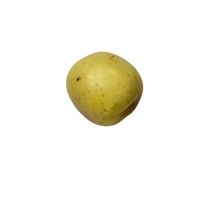
#> input picture apelfuji_datasets/mentah/1.jpg, 200 x 200 px, found by its file name
$ jupyter execute --allow-errors Apel_Fuji_Fix.ipynb
#> lines starting #> are read from the running program, lines starting #| are printed output that depends on the picture; long printed decimals are rounded
# KLASIFIKASI KEMATANGAN APEL FUJI MENGGUNAKAN ALGORITMA K-NEAREST NEIGHBOR (KNN)

Notebook ini berisi langkah-langkah untuk mengklasifikasikan tingkat kematangan apel Fuji (mentah, setengah matang, matang) menggunakan algoritma K-Nearest Neighbor (KNN) berdasarkan fitur warna RGB dan HSV. Setiap langkah dirancang untuk menghasilkan data yang dapat digunakan untuk mengisi tabel-tabel dalam laporan skripsi, khususnya di Bab 4.

## Langkah 1: Mengimpor Perpustakaan Python
Dalam langkah ini, kita mengimpor semua library yang diperlukan untuk pengolahan data, visualisasi, dan klasifikasi. Library yang digunakan meliputi:
- `numpy` untuk operasi numerik.
- `pandas` untuk manipulasi dan analisis data.
- `cv2` (OpenCV) untuk pengolahan gambar.
- `os` untuk mengakses file di sistem.
- `google.colab.drive` untuk menghubungkan Google Colab ke Google Drive.
- `matplotlib` dan `seaborn` untuk visualisasi data.
- `sklearn` untuk algoritma machine learning, termasuk KNN dan metrik evaluasi.

[cell 1]
# Impor library yang diperlukan
import numpy as np
import pandas as pd
import cv2
import os
from google.colab import drive
import matplotlib.pyplot as plt
import seaborn as sns
from sklearn.model_selection import train_test_split
from sklearn.neighbors import KNeighborsClassifier
from sklearn.metrics import accuracy_score, classification_report, confusion_matrix

## Langkah 2: Menghubungkan Google Colab ke Google Drive
Dataset gambar apel Fuji disimpan di Google Drive dalam folder `/content/drive/MyDrive/apelfuji/` dengan subfolder `mentah`, `setengah_matang`, dan `matang`. Langkah ini menghubungkan Google Colab ke Google Drive untuk mengakses dataset tersebut.

[cell 2]
# Menghubungkan Google Colab ke Google Drive
drive.mount('/content/drive')

## Langkah 3: Menghitung Jumlah Gambar per Kategori (Tabel 4.1)
Langkah ini menghitung jumlah gambar untuk setiap kategori kematangan apel (mentah, setengah matang, matang). Hasilnya akan digunakan untuk mengisi Tabel 4.1 dalam laporan skripsi, yang menunjukkan jumlah gambar per kategori.

[cell 3]
# Menentukan kategori kematangan apel
categories = ['mentah', 'setengah_matang', 'matang']
jumlah_gambar = []

# Mengiterasi setiap kategori untuk menghitung jumlah gambar
for category in categories:
    # Membuat path ke folder kategori
    folder_path = f'/content/drive/MyDrive/apelfuji/{category}'
    # Menghitung jumlah file dalam folder (diasumsikan semua adalah gambar)
    num_images = len(os.listdir(folder_path))
    # Menambahkan jumlah ke daftar
    jumlah_gambar.append(num_images)

# Membuat DataFrame untuk Tabel 4.1
df_table4_1 = pd.DataFrame({
    'Kategori': ['Mentah', 'Setengah Matang', 'Matang'],
    'Jumlah Gambar': jumlah_gambar
})

# Menampilkan Tabel 4.1
print('Tabel 4.1: Data Apel Fuji')
print(df_table4_1)

## Langkah 4: Menampilkan Contoh Gambar dari Setiap Kategori (Tabel 4.2)
Langkah ini menampilkan satu contoh gambar dari setiap kategori kematangan untuk memberikan gambaran visual. Gambar-gambar ini akan direferensikan dalam Tabel 4.2 dalam laporan skripsi.

[cell 4]
# Menyiapkan plot untuk menampilkan gambar
plt.figure(figsize=(15, 5))

# Mengiterasi setiap kategori untuk menampilkan satu gambar
for i, category in enumerate(categories):
    # Mengambil gambar pertama dari setiap kategori
    img_path = os.path.join(f'/content/drive/MyDrive/apelfuji/{category}', os.listdir(f'/content/drive/MyDrive/apelfuji/{category}')[0])
    # Membaca gambar menggunakan OpenCV
    img = cv2.imread(img_path)
#> img is the input picture: shape (200, 200, 3); mean B, G, R 234.1, 243.9, 246.2
    # Mengubah format warna dari BGR ke RGB
    img = cv2.cvtColor(img, cv2.COLOR_BGR2RGB)
    # Menampilkan gambar dalam subplot
    plt.subplot(1, 3, i+1)
    plt.imshow(img)
    plt.title(category.capitalize())
    plt.axis('off')

# Menampilkan plot
plt.show()
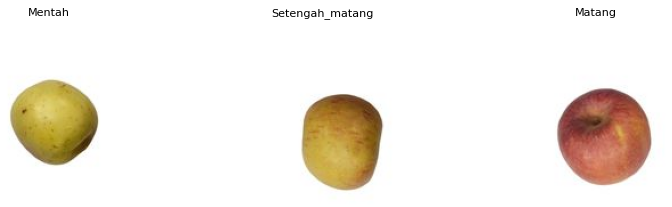
#> figure drawn by matplotlib, 3 panels

## Langkah 5: Mengekstrak Nilai Warna RGB dari Titik Tertentu (Tabel 4.3 dan 4.4)
Langkah ini mengekstrak nilai warna RGB dari titik-titik tertentu pada satu gambar contoh untuk mengilustrasikan proses ekstraksi fitur warna. Tabel 4.3 menunjukkan nilai RGB asli (rentang 0-255), sedangkan Tabel 4.4 menunjukkan nilai RGB yang telah dinormalisasi (rentang 0-1).

[cell 5]
# Memuat gambar contoh
img_path = '/content/drive/MyDrive/apelfuji/matang/1.jpg'  # Ganti dengan path gambar contoh Anda
img = cv2.imread(img_path)
img_rgb = cv2.cvtColor(img, cv2.COLOR_BGR2RGB)

# Menentukan koordinat untuk ekstraksi warna
x = 100
ys = range(83, 88)

# Mengekstrak nilai RGB dari koordinat yang ditentukan
data_rgb = []
for y in ys:
    r, g, b = img_rgb[x, y]
    data_rgb.append([x, y, r, g, b])
#> this loop made 5 passes
#> (r, g, b) on passes 1 to 5: (170, 148, 47), (171, 149, 47), (168, 147, 42), (170, 147, 41), (179, 157, 46)
#> after the loop, data_rgb = [[100, 83, 170, 148, 47], [100, 84, 171, 149, 47], [100, 85, 168, 147, 42], [100, 86, 170, 147, 41], [100, 87, 179, 157, 46]]

# Membuat DataFrame untuk Tabel 4.3
df_4_3 = pd.DataFrame(data_rgb, columns=['X', 'Y', 'R', 'G', 'B'])
#> df_4_3 = table of 5 rows and 5 columns

# Menormalkan nilai RGB
data_normalized = []
for row in data_rgb:
    x, y, r, g, b = row
    normalized_r = r / 255.0
    normalized_g = g / 255.0
    normalized_b = b / 255.0
    data_normalized.append([x, y, normalized_r, normalized_g, normalized_b])
#> this loop made 5 passes
#> (row, r, g, b, normalized_r, normalized_g, normalized_b) on passes 1 to 5: ([100, 83, 170, 148, 47], 170, 148, 47, 0.667, 0.58, 0.184), ([100, 84, 171, 149, 47], 171, 149, 47, 0.671, 0.584, 0.184), ([100, 85, 168, 147, 42], 168, 147, 42, 0.659, 0.576, 0.165), ([100, 86, 170, 147, 41], 170, 147, 41, 0.667, 0.576, 0.161), ([100, 87, 179, 157, 46], 179, 157, 46, 0.702, 0.616, 0.18)
#> after the loop, data_normalized = [[100, 83, 0.667, 0.58, 0.184], [100, 84, 0.671, 0.584, 0.184], [100, 85, 0.659, 0.576, 0.165], [100, 86, 0.667, 0.576, 0.161], [100, 87, 0.702, 0.616, 0.18]]

# Membuat DataFrame untuk Tabel 4.4
df_4_4 = pd.DataFrame(data_normalized, columns=['X', 'Y', 'Normalized R', 'Normalized G', 'Normalized B'])
#> df_4_4 = table of 5 rows and 5 columns

# Menampilkan Tabel 4.3
print('Tabel 4.3: Sampel RGB Per-Koordinat Per-Gambar')
print(df_4_3)
#|      X   Y    R    G   B
#| 0  100  83  170  148  47
#| 1  100  84  171  149  47
#| 2  100  85  168  147  42
#| 3  100  86  170  147  41
#| 4  100  87  179  157  46

# Menampilkan Tabel 4.4
print('Tabel 4.4: Sampel Normalisasi RGB per Koordinat per Gambar')
print(df_4_4)
#|      X   Y  Normalized R  Normalized G  Normalized B
#| 0  100  83      0.6667      0.5804      0.1843
#| 1  100  84      0.6706      0.5843      0.1843
#| 2  100  85      0.6588      0.5765      0.1647
#| 3  100  86      0.6667      0.5765      0.1608
#| 4  100  87      0.702      0.6157      0.1804

## Langkah 5.5: Mengekstrak Nilai Warna HSV dari Titik Tertentu (Tabel 4.6)
Selain RGB, kita juga mengekstrak nilai warna HSV dari titik-titik yang sama untuk menunjukkan bagaimana fitur warna dalam ruang warna HSV diekstraksi. Hasilnya akan digunakan untuk mengisi Tabel 4.6.

[cell 6]
# Fungsi untuk mengonversi RGB ke HSV
def rgb_to_hsv(r, g, b):
    r, g, b = r / 255.0, g / 255.0, b / 255.0
    mx = max(r, g, b)
    mn = min(r, g, b)
    df = mx - mn
    if mx == mn:
        h = 0
    elif mx == r:
        h = (60 * ((g - b) / df) % 360)
    elif mx == g:
        h = (60 * ((b - r) / df + 2))
    else:
        h = (60 * ((r - g) / df + 4))
    if mx == 0:
        s = 0
    else:
        s = df / mx
    v = mx
    return h, s, v

# Mengekstrak nilai HSV dari koordinat yang sama
data_hsv = []
for row in data_rgb:
    x, y, r, g, b = row
    h, s, v = rgb_to_hsv(r, g, b)
    data_hsv.append([x, y, h, s, v])
#> this loop made 5 passes
#> (row, mx in rgb_to_hsv, mn in rgb_to_hsv, df in rgb_to_hsv, h) on passes 1 to 5: ([100, 83, 170, 148, 47], 0.667, 0.184, 0.482, 49.27), ([100, 84, 171, 149, 47], 0.671, 0.184, 0.486, 49.35), ([100, 85, 168, 147, 42], 0.659, 0.165, 0.494, 50), ([100, 86, 170, 147, 41], 0.667, 0.161, 0.506, 49.3), ([100, 87, 179, 157, 46], 0.702, 0.18, 0.522, 50.08)
#> after the loop, data_hsv = [[100, 83, 49.27, 0.724, 0.667], [100, 84, 49.35, 0.725, 0.671], [100, 85, 50, 0.75, 0.659], [100, 86, 49.3, 0.759, 0.667], [100, 87, 50.08, 0.743, 0.702]]

# Membuat DataFrame untuk Tabel 4.6
df_4_6 = pd.DataFrame(data_hsv, columns=['X', 'Y', 'H', 'S', 'V'])
#> df_4_6 = table of 5 rows and 5 columns

# Menampilkan Tabel 4.6
print('Tabel 4.6: Sampel HSV Per-Koordinat Per-Gambar')
print(df_4_6)
#|      X   Y          H         S         V
#| 0  100  83  49.268  0.7235  0.6667
#| 1  100  84  49.355  0.7251  0.6706
#| 2  100  85  50.000  0.75  0.6588
#| 3  100  86  49.302  0.7588  0.6667
#| 4  100  87  50.075  0.743  0.702

## Langkah 6: Mengekstrak Rata-rata Warna RGB dan HSV dari Setiap Gambar (Tabel 4.5, 4.7, dan 4.8)
Langkah ini menghitung rata-rata nilai warna RGB dan HSV untuk setiap gambar dalam dataset. Hasilnya digunakan untuk membangun dataset lengkap (Tabel 4.8), serta menampilkan sampel rata-rata RGB (Tabel 4.5) dan HSV (Tabel 4.7). Dataset disimpan dalam format CSV untuk kemudahan penggunaan. Tabel 4.8 sesuai dengan Tabel 4.2.8 dalam laporan Anda.

[cell 7]
# Inisialisasi list untuk menyimpan data rata-rata
data_all_images = []

# Label untuk setiap kategori (mentah: 1, setengah matang: 2, matang: 3)
labels = {'mentah': 1, 'setengah_matang': 2, 'matang': 3}

# Mengiterasi setiap kategori
for category in categories:
    folder_path = f'/content/drive/MyDrive/apelfuji/{category}'
    # Mengiterasi setiap gambar dalam kategori
    for img_name in os.listdir(folder_path):
        # Membaca gambar
        img_path = os.path.join(folder_path, img_name)
        img = cv2.imread(img_path)
        img_rgb = cv2.cvtColor(img, cv2.COLOR_BGR2RGB)

        # Menghitung rata-rata RGB
        mean_r = np.mean(img_rgb[:, :, 0])
#> mean_r = 246.2
        mean_g = np.mean(img_rgb[:, :, 1])
#> mean_g = 243.9
        mean_b = np.mean(img_rgb[:, :, 2])
#> mean_b = 234.1

        # Menormalkan rata-rata RGB
        mean_r_norm = mean_r / 255.0
#> mean_r_norm = 0.965
        mean_g_norm = mean_g / 255.0
#> mean_g_norm = 0.957
        mean_b_norm = mean_b / 255.0
#> mean_b_norm = 0.918

        # Mengonversi rata-rata RGB ke HSV
        h, s, v = rgb_to_hsv(mean_r, mean_g, mean_b)
#> h = 49.01; s = 0.0491; v = 0.965

        # Menyimpan data ke list
        data_all_images.append([img_name, mean_r_norm, mean_g_norm, mean_b_norm, h, s, v, labels[category]])

# Membuat DataFrame untuk dataset lengkap (Tabel 4.8)
df_total = pd.DataFrame(data_all_images, columns=['Gambar', 'MeanR', 'MeanG', 'MeanB', 'MeanH', 'MeanS', 'MeanV', 'Kematangan'])
#> df_total = table of 3 rows and 8 columns

# Menampilkan beberapa baris pertama untuk Tabel 4.5 (sampel rata-rata RGB)
df_4_5 = df_total[['Gambar', 'MeanR', 'MeanG', 'MeanB']].head()
#> df_4_5 = table of 3 rows and 4 columns
print('Tabel 4.5: Sampel Rata-rata RGB per Gambar')
print(df_4_5)
#|    Gambar     MeanR     MeanG     MeanB
#| 0   1.jpg  0.9653  0.9566  0.9179
#| 1   1.jpg  0.9603  0.9421  0.9055
#| 2  10.jpg  0.9544  0.9152  0.9045

# Menampilkan beberapa baris pertama untuk Tabel 4.7 (sampel rata-rata HSV)
df_4_7 = df_total[['Gambar', 'MeanH', 'MeanS', 'MeanV']].head()
#> df_4_7 = table of 3 rows and 4 columns
print('Tabel 4.7: Sampel Rata-rata HSV per Gambar')
print(df_4_7)
#|    Gambar      MeanH     MeanS     MeanV
#| 0   1.jpg  49.010  0.04915  0.9653
#| 1   1.jpg  40.036  0.05713  0.9603
#| 2  10.jpg  12.882  0.05233  0.9544

# Menampilkan beberapa baris pertama untuk Tabel 4.8 (dataset lengkap - Tabel 4.2.8)
print('Tabel 4.8: Dataset Lengkap untuk Klasifikasi (Tabel 4.2.8)')
print(df_total.head())
#> (printed output is left out)

# Menyimpan dataset ke file CSV
#> (the rest of this cell did not finish here and is left out)

## Langkah 7: Visualisasi Distribusi Fitur
Langkah ini membuat visualisasi distribusi fitur (MeanR, MeanG, MeanB, MeanH, MeanS, MeanV) menggunakan pairplot untuk melihat hubungan antar fitur dan distribusi berdasarkan kategori kematangan. Visualisasi ini membantu memahami data sebelum pelatihan model.

[cell 8]
# Membuat pairplot untuk visualisasi distribusi fitur
sns.pairplot(df_total, hue='Kematangan', vars=['MeanR', 'MeanG', 'MeanB', 'MeanH', 'MeanS', 'MeanV'], palette='Set1')
plt.suptitle('Distribusi Fitur berdasarkan Kematangan', y=1.02)
plt.show()
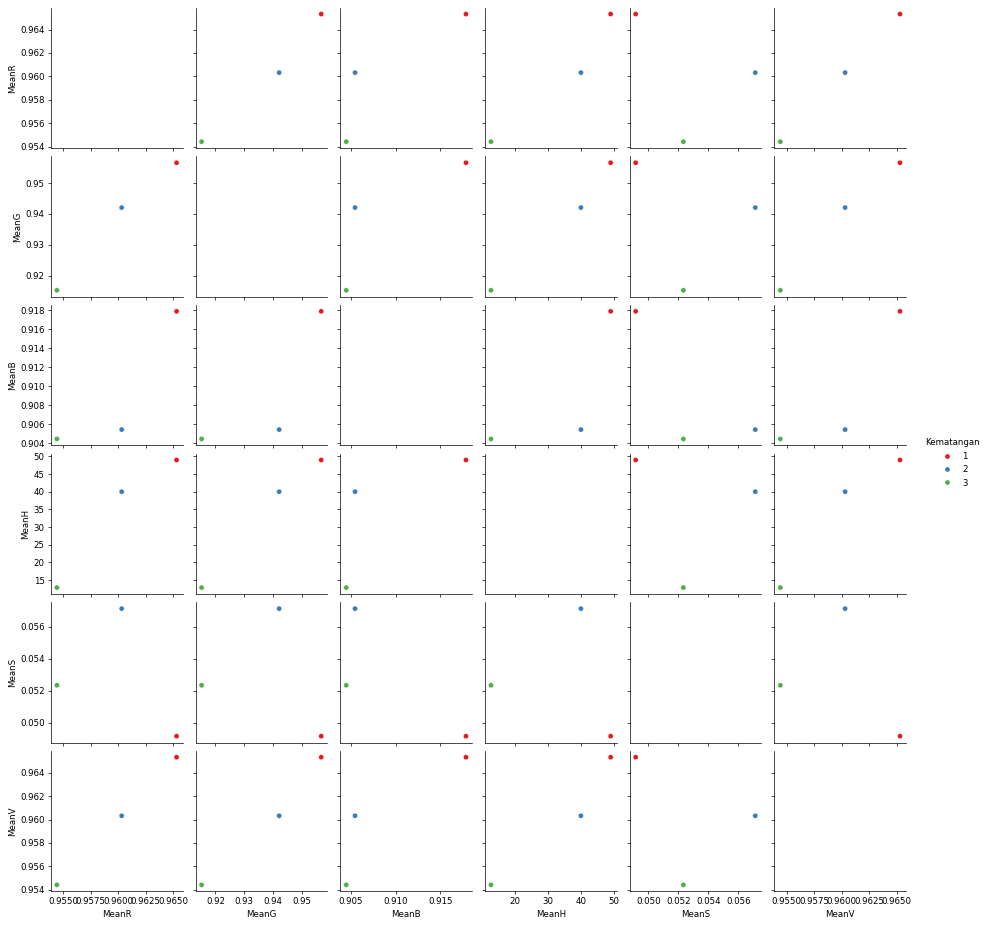
#> figure drawn by matplotlib, 30 panels

## Langkah 8: Membagi Data untuk Pelatihan dan Pengujian
Langkah ini membagi dataset menjadi data latih (80%) dan data uji (20%) untuk melatih dan mengevaluasi model KNN. Fitur yang digunakan adalah MeanR, MeanG, MeanB, MeanH, MeanS, dan MeanV, sedangkan targetnya adalah Kematangan.

[cell 9]
# Menentukan fitur (X) dan target (y)
X = df_total[['MeanR', 'MeanG', 'MeanB', 'MeanH', 'MeanS', 'MeanV']]
#> X = table of 3 rows and 6 columns
#> `mean_r = np.mean(img_rgb[:, :, 0])`: mean_r = 246.2
#> `mean_g = np.mean(img_rgb[:, :, 1])`: mean_g = 243.9
#> `mean_b = np.mean(img_rgb[:, :, 2])`: mean_b = 234.1
#> `mean_r_norm = mean_r / 255.0`: mean_r_norm = 0.965
#> `mean_g_norm = mean_g / 255.0`: mean_g_norm = 0.957
#> `mean_b_norm = mean_b / 255.0`: mean_b_norm = 0.918
y = df_total['Kematangan']

# Membagi data menjadi data latih dan data uji (80:20)
#> (the rest of this cell did not finish here and is left out)

## Langkah 9: Melatih Model KNN dan Menghitung Confusion Matrix (Tabel 4.9 hingga 4.11)
Langkah ini melatih model KNN dengan k=3, kemudian menghitung akurasi dan confusion matrix untuk mengevaluasi performa model. Confusion matrix digunakan untuk mengisi Tabel 4.9 (Mentah), Tabel 4.10 (Setengah Matang), dan Tabel 4.11 (Matang), yang sesuai dengan Tabel 4.2.9 dalam laporan Anda.

[cell 10]
# Inisialisasi model KNN dengan k=7 dan menggunakan Euclidean distance
knn = KNeighborsClassifier(n_neighbors=7, metric='euclidean')

# Melatih model
#> (the rest of this cell did not finish here and is left out)

## Langkah 9.5: Memeriksa Daftar File Gambar
Langkah ini memeriksa daftar file gambar di setiap kategori untuk memastikan path yang digunakan di Langkah 10 valid, sehingga mencegah error seperti 'file tidak ditemukan'.

[cell 11]
# Memeriksa daftar file di setiap kategori
for category in categories:
    folder_path = f'/content/drive/MyDrive/apelfuji/{category}'
    files = os.listdir(folder_path)
    print(f'Daftar file di kategori {category}:')
    print(files[:5])  # Menampilkan 5 file pertama saja
    print()

## Langkah 10: Pengujian Blackbox dengan Gambar Baru (Tabel 4.12)
Langkah ini menguji model KNN dengan gambar baru yang belum pernah dilihat untuk memverifikasi kinerja model. Hasilnya digunakan untuk mengisi Tabel 4.12 (sesuai dengan Tabel 4.2.10 dalam laporan Anda). Pastikan path gambar sesuai dengan daftar file yang ditampilkan di Langkah 9.5.

[cell 12]
# Daftar path gambar baru untuk pengujian
test_images = [
    '/content/drive/MyDrive/apelfuji/mentah/1.jpg',
    '/content/drive/MyDrive/apelfuji/setengah_matang/1.jpg',
    '/content/drive/MyDrive/apelfuji/matang/1.jpg'
]

# Label yang diharapkan untuk setiap gambar
expected_labels = [1, 2, 3]  # mentah: 1, setengah matang: 2, matang: 3

# Inisialisasi list untuk menyimpan hasil pengujian
results = []

# Mengiterasi setiap gambar uji
#> (the rest of this cell did not finish here and is left out)

#> `h, s, v = rgb_to_hsv(mean_r, mean_g, mean_b)`: h = 49.01; s = 0.0491; v = 0.965
#> `features = np.array([[mean_r_norm, mean_g_norm, mean_b_norm, h, s, v]])`: features = [[0.965, 0.957, 0.918, 49.01, 0.0491, 0.965]]

    # Membuat fitur untuk prediksi
    features = np.array([[mean_r_norm, mean_g_norm, mean_b_norm, h, s, v]])

    # Memprediksi menggunakan model KNN
    predicted_label = knn.predict(features)[0]

    # Menentukan kesimpulan
    conclusion = 'Berhasil' if predicted_label == expected_label else 'Gagal'

    # Menyimpan hasil
    results.append([
        f'Uji gambar {categories[expected_label-1]} baru',
        expected_label,
        predicted_label,
        conclusion
    ])

# Membuat DataFrame untuk Tabel 4.12
df_4_12 = pd.DataFrame(results, columns=['Aktivitas', 'Hasil yang Diharapkan', 'Hasil yang Didapat', 'Kesimpulan'])

# Menampilkan Tabel 4.12
print('Tabel 4.12: Hasil Pengujian Blackbox (Tabel 4.2.10)')
print(df_4_12)
